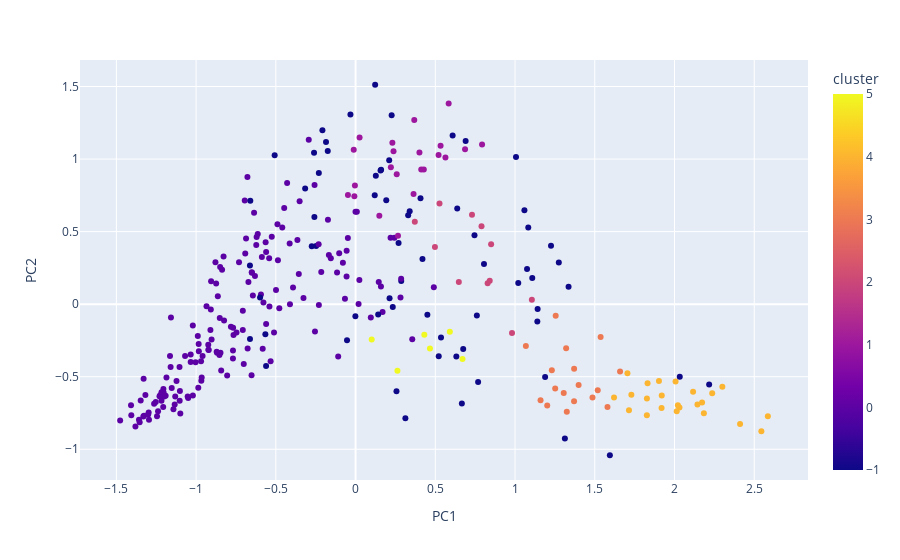

Here is the notebook cell this chart was saved with:
### Code cell
# With PC3, best values are eps:1.6 and min 4
DBSCANplot(features_pca, .5,6)

### Figure 1 — Plotly figure (JSON) as saved in the notebook; plotly's stock layout.template omitted (floating-point values rounded to 4 significant figures; data arrays with more than 128 entries replaced by an {"elided": "..."} marker saying what was removed)
{"data": [{"hovertemplate": "PC1=%{x}<br>PC2=%{y}<br>cluster=%{marker.color}<extra></extra>", "legendgroup": "", "marker": {"color": {"elided": "306 int values"}, "coloraxis": "coloraxis", "symbol": "circle"}, "mode": "markers", "name": "", "orientation": "v", "showlegend": false, "type": "scatter", "x": {"elided": "306 float values"}, "xaxis": "x", "y": {"elided": "306 float values"}, "yaxis": "y"}], "layout": {"coloraxis": {"colorbar": {"title": {"text": "cluster"}}, "colorscale": [[0, "#0d0887"], [0.1111, "#46039f"], [0.2222, "#7201a8"], [0.3333, "#9c179e"], [0.4444, "#bd3786"], [0.5556, "#d8576b"], [0.6667, "#ed7953"], [0.7778, "#fb9f3a"], [0.8889, "#fdca26"], [1, "#f0f921"]]}, "legend": {"tracegroupgap": 0}, "margin": {"t": 60}, "xaxis": {"anchor": "y", "domain": [0, 1], "title": {"text": "PC1"}}, "yaxis": {"anchor": "x", "domain": [0, 1], "title": {"text": "PC2"}}}}
